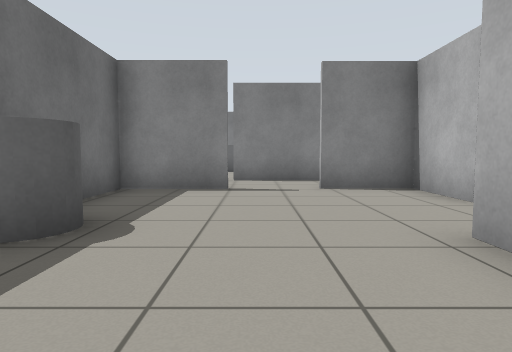
[1] (above)

24 first-person views from a walk through a robot-simulator world made for Gazebo. The camera is 0.72 m above the floor, tilts 4° down and sees 75° across. The floor is counted in squares, 1 m on a side. Each view is taken from the middle of a square. On the plan, view 1 faces up. The plan holds only what a view shows up to about 10 squares ahead; the rest is blank.

[2]
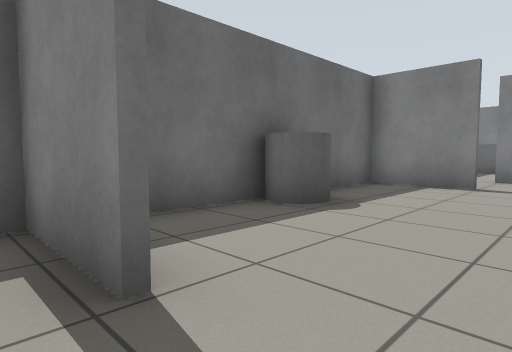

[3]
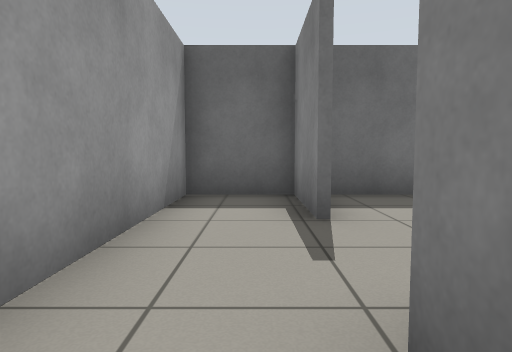

[4]
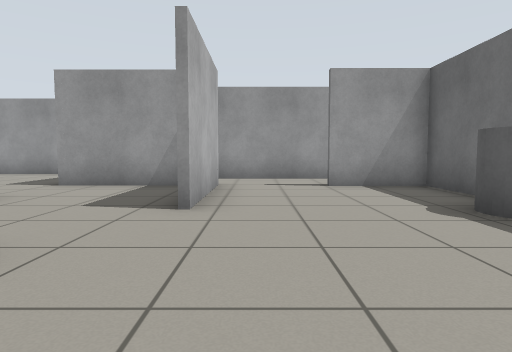

[5]
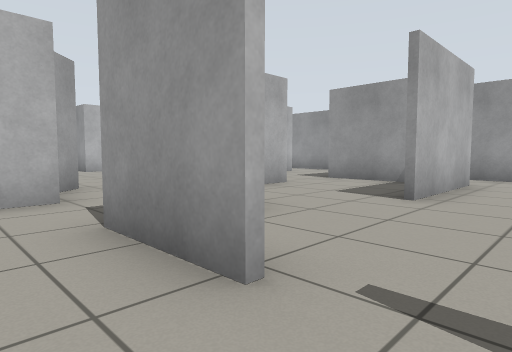

[6]
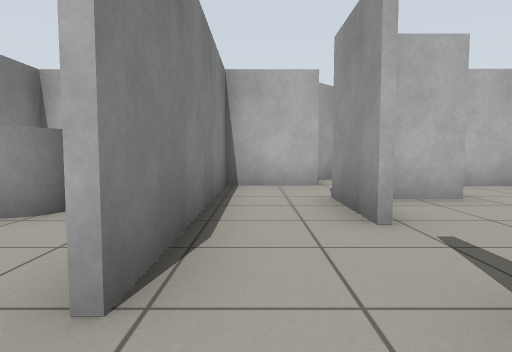

[7]
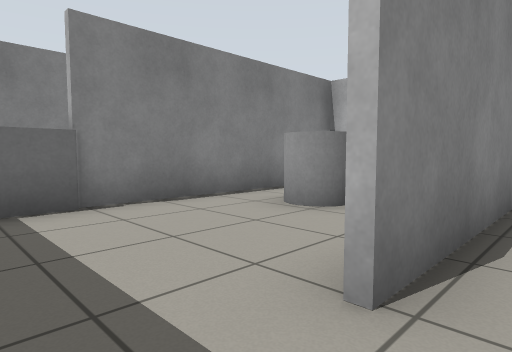

[8]
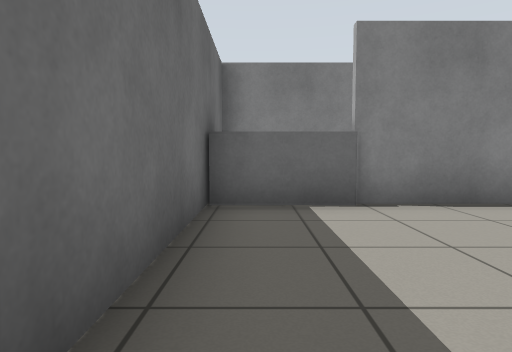

[9]
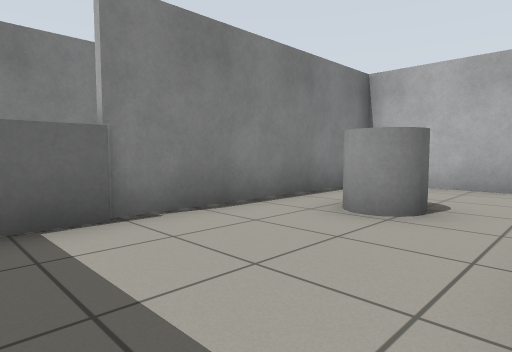

[10]
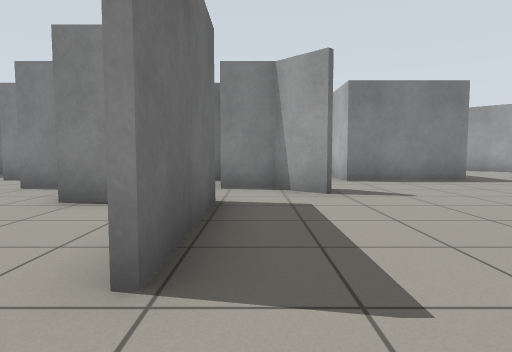

[11]
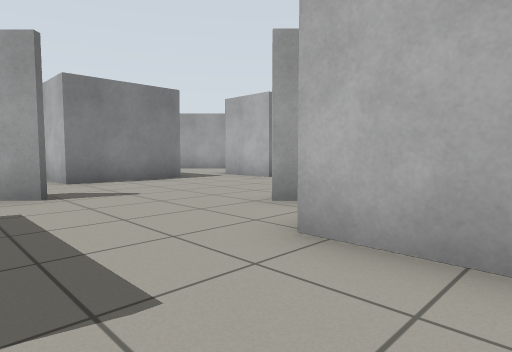

[12]
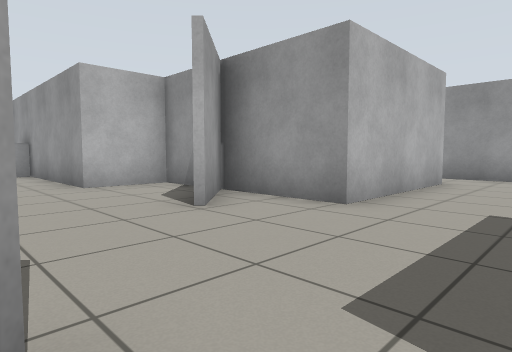

[13]
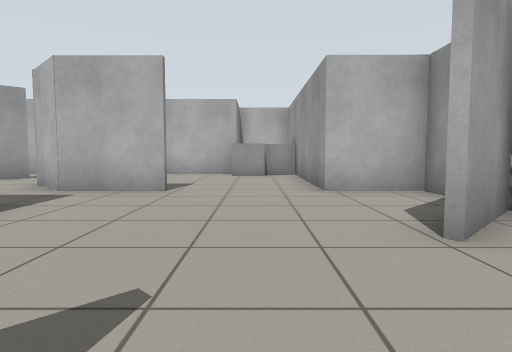

[14]
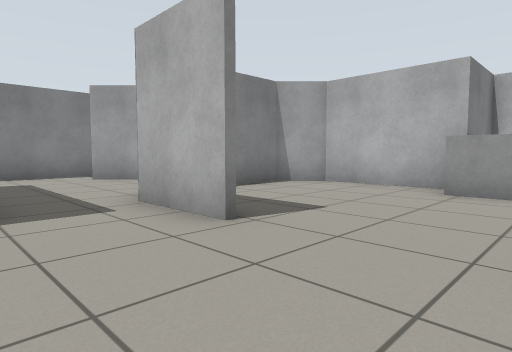

[15]
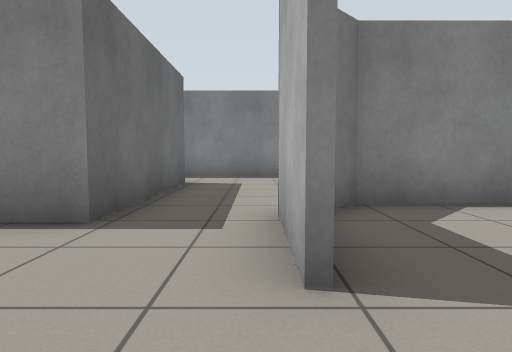

[16]
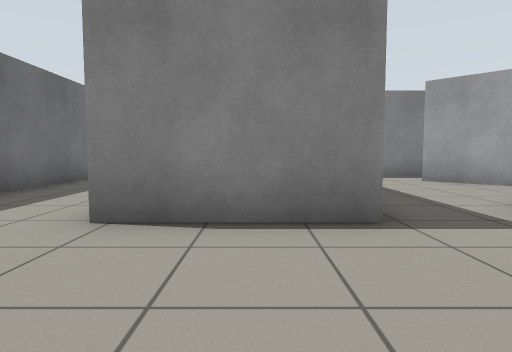

[17]
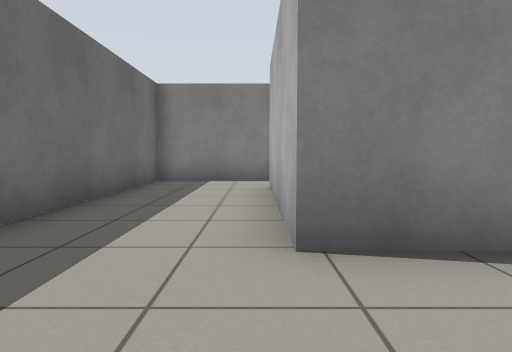

[18]
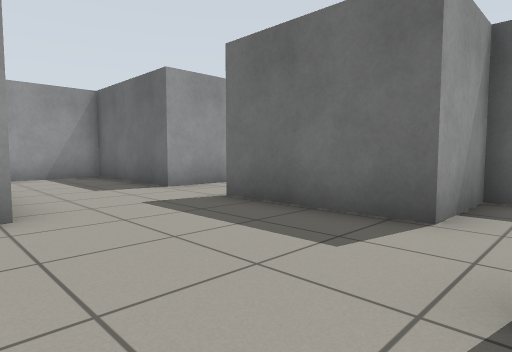

[19]
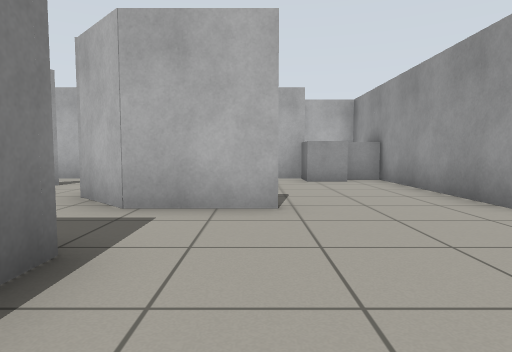

[20]
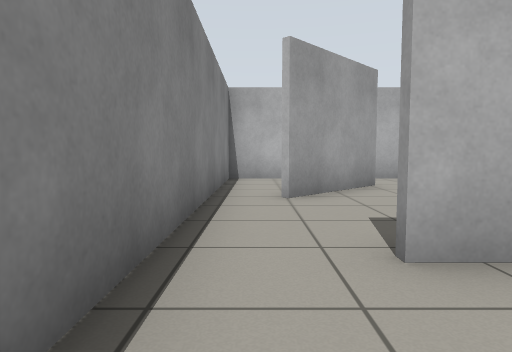

[21]
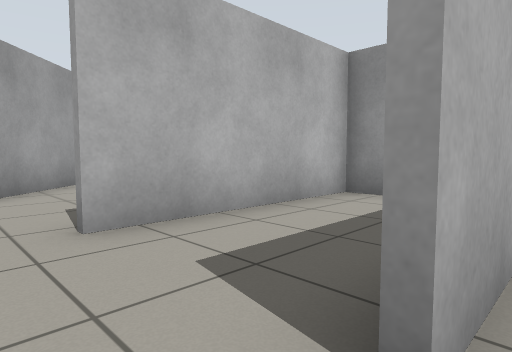

[22]
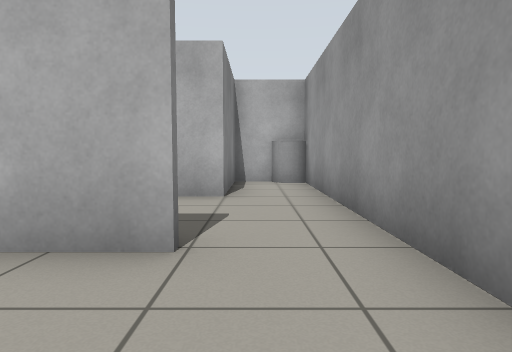

[23]
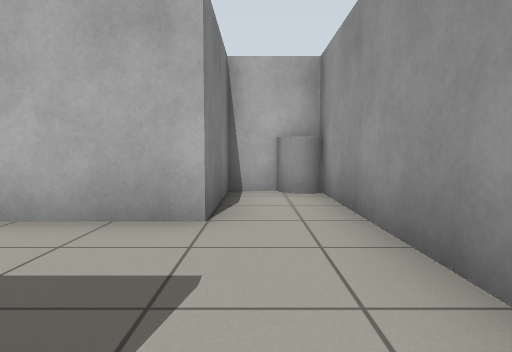

[24]
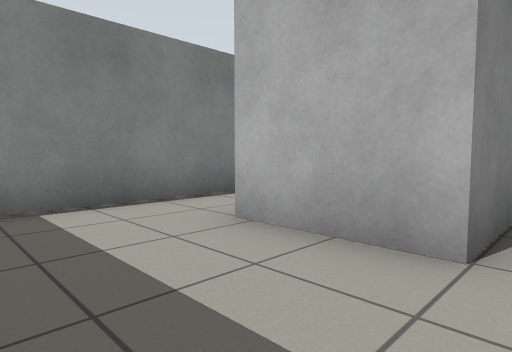

### Floor plan
Ten units are one square. View 1 is at (0, 0); x grows to the right and y downward. Boxes are objects, and circles mark ways between rooms. Rooms are numbered by the first view taken in them; rooms with no view inside come last. Other rooms are left out.
<svg viewBox="-32 -153 241 200">
<path fill="none" stroke="#000" d="M-5 4 -27 4M18 4 18 -5M-27 0 -27 22 23 22M24 4 18 4M-5 -66 -27 -66 -27 0M18 -5 18 -29M39 -48 31 -48 31 -66 13 -66M-27 3 -5 3M53 -25 53 -35M16 -87 -6 -87M73 -57 65 -66 53 -66M54 3 54 42 86 42M45 -49 54 -49 54 -16M84 25 84 -18 133 -18 133 -37M133 -66 133 -87M113 -94 113 -84 84 -84M114 -148 99 -148M111 -85 111 -131M84 -84 84 -131M84 -148 54 -148 54 -92M112 -19 97 -34M132 -17 95 -17M86 42 135 42M143 35 143 25 114 25 114 1M133 -37 175 -37M204 -53 204 -57 183 -57 183 -88 174 -97 144 -97 140 -92M1 -148 -27 -148 -27 -87M53 -99 53 -127 -6 -127M113 -131 113 -94M146 -148 114 -148M133 -87 143 -98M164 -113 142 -135M183 -100 183 -148 146 -148M53 -16 53 -25M26 3 54 3M13 -68 34 -68M53 -75 53 -87 16 -87M53 -66 53 -75M33 -49 45 -49"/>
<rect x="-25" y="-35" width="10" height="10" fill="#bbb"><title>grey cylinder</title></rect>
<rect x="175" y="-55" width="10" height="10" fill="#bbb"><title>grey box</title></rect>
<rect x="-25" y="-135" width="10" height="10" fill="#bbb"><title>grey box</title></rect>
<rect x="-15" y="-135" width="10" height="10" fill="#bbb"><title>grey box</title></rect>
<rect x="15" y="-115" width="10" height="10" fill="#bbb"><title>grey cylinder</title></rect>
<circle cx="25" cy="10" r="3" fill="#2a7"/>
<circle cx="5" cy="0" r="3" fill="#2a7"/>
<circle cx="5" cy="-70" r="3" fill="#2a7"/>
<circle cx="35" cy="-20" r="3" fill="#2a7"/>
<circle cx="-15" cy="-90" r="3" fill="#2a7"/>
<circle cx="25" cy="-80" r="3" fill="#2a7"/>
<circle cx="90" cy="30" r="3" fill="#2a7"/>
<circle cx="130" cy="-55" r="3" fill="#2a7"/>
<circle cx="120" cy="-90" r="3" fill="#2a7"/>
<circle cx="50" cy="-10" r="3" fill="#2a7"/>
<circle cx="50" cy="-60" r="3" fill="#2a7"/>
<circle cx="80" cy="-140" r="3" fill="#2a7"/>
<circle cx="110" cy="-140" r="3" fill="#2a7"/>
<circle cx="140" cy="-140" r="3" fill="#2a7"/>
<circle cx="155" cy="-110" r="3" fill="#2a7"/>
<circle cx="40" cy="-70" r="3" fill="#2a7"/>
<text x="0" y="10">1</text>
<text x="30" y="10">2</text>
<text x="0" y="-40">3</text>
<text x="-10" y="-80">4</text>
<text x="90" y="-30">5</text>
<text x="100" y="-120">6</text>
<text x="70" y="-110">7</text>
<text x="110" y="10">8</text>
<text x="160" y="-70">9</text>
<text x="10" y="-110">10</text>
<text x="130" y="-120">11</text>
<text x="170" y="-130">12</text>
<text x="40" y="-10">13</text>
<text x="30" y="-80">14</text>
<text x="40" y="-70">15</text>
</svg>
Room 1 opens to room 2. Room 1 opens to room 3. Room 3 opens to room 4. Room 3 opens to room 13. Room 4 opens to room 10. Room 4 opens to room 14. Room 5 opens to room 8. Room 5 opens to room 9. Room 5 opens to room 11. Room 5 opens to room 13. Room 5 opens to room 15. Room 6 opens to room 7. Room 6 opens to room 11. Room 11 opens to room 12. Room 14 opens to room 15.

Where each view was taken, in squares from view 1:
view 1: 0 up, 0 right, facing up
view 2: 1 down, 1 right, facing up-left
view 3: 1 down, 3 right, facing left
view 4: 7 up, 1 right, facing down
view 5: 8 up, 0 right, facing down-right
view 6: 8 up, 2 left, facing right
view 7: 8 up, 2 left, facing up-right
view 8: 8 up, 2 left, facing up
view 9: 9 up, 2 left, facing up-right
view 10: 0 up, 6 right, facing up
view 11: 0 up, 6 right, facing up-right
view 12: 6 up, 6 right, facing down-right
view 13: 5 up, 7 right, facing right
view 14: 4 up, 11 right, facing up-right
view 15: 5 up, 13 right, facing up
view 16: 5 up, 10 right, facing up
view 17: 6 up, 8 right, facing up
view 18: 6 up, 9 right, facing down-left
view 19: 7 up, 9 right, facing right
view 20: 14 up, 9 right, facing right
view 21: 14 up, 8 right, facing down-right
view 22: 3 down, 6 right, facing right
view 23: 3 down, 8 right, facing right
view 24: 3 down, 9 right, facing up-right
